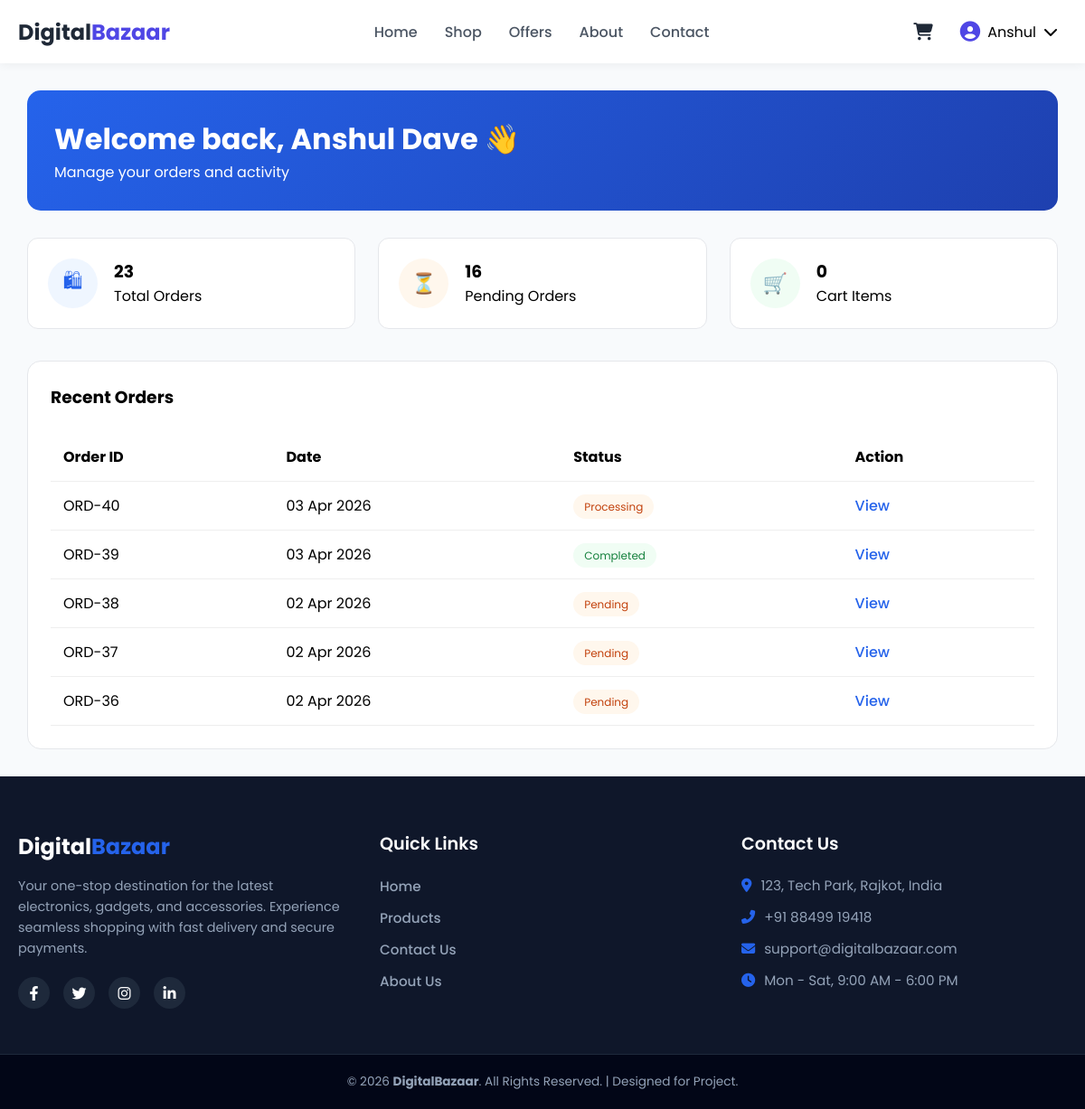
Screenshot of /user_dashboard.php (signed in) with the database file from the repository.
### tables this page shows
CREATE TABLE `orders` (
  `id` int(11) NOT NULL,
  `order_id` varchar(50) NOT NULL,
  `user_id` int(11) DEFAULT NULL,
  `address` text DEFAULT NULL,
  `city` varchar(100) DEFAULT NULL,
  `pincode` varchar(20) DEFAULT NULL,
  `category` varchar(100) NOT NULL,
  `total_amount` int(11) NOT NULL,
  `payment_method` varchar(20) NOT NULL,
  `payment_status` varchar(20) DEFAULT 'Pending',
  `order_status` varchar(20) DEFAULT 'Pending',
  `created_at` timestamp NOT NULL DEFAULT current_timestamp()
);

### user_dashboard.php (the view, shortened to what this page needs)
<?php
include_once(__DIR__ . '/config/db.php');
$user_id   = $_SESSION['user_id'];
$user_name = $_SESSION['user_name'] ?? 'User';
$q1 = mysqli_query($conn, "SELECT id FROM orders WHERE user_id='$user_id'");
$total_orders = mysqli_num_rows($q1);
$q2 = mysqli_query($conn,"
    SELECT id FROM orders
    WHERE user_id='$user_id'
    AND order_status NOT IN ('Delivered','Completed','Cancelled')
");
$pending_orders = mysqli_num_rows($q2);
$cart_items = isset($_SESSION['cart']) ? count($_SESSION['cart']) : 0;
include_once(__DIR__ . '/includes/header.php');
?>
<div class="dashboard-wrapper">
<div class="main-content">
<div class="welcome-banner">
    <h1>Welcome back, <?php echo htmlspecialchars($user_name); ?> 👋</h1>
    <p>Manage your orders and activity</p>
</div>
<div class="stats-grid">
    <div class="stat-card">
        <div class="stat-icon blue">🛍</div>
        <div>
            <h3><?php echo $total_orders; ?></h3>
            <p>Total Orders</p>
        </div>
    </div>
    <div class="stat-card">
        <div class="stat-icon orange">⏳</div>
        <div>
            <h3><?php echo $pending_orders; ?></h3>
            <p>Pending Orders</p>
        </div>
    </div>
    <div class="stat-card">
        <div class="stat-icon green">🛒</div>
        <div>
            <h3><?php echo $cart_items; ?></h3>
            <p>Cart Items</p>
        </div>
    </div>
</div>
<div class="table-box">
<h3>Recent Orders</h3><br>
<table>
<tr>
    <th>Order ID</th>
    <th>Date</th>
    <th>Status</th>
    <th>Action</th>
</tr>
<?php
$recent = mysqli_query($conn,"
    SELECT id, order_status, created_at
    FROM orders
    WHERE user_id='$user_id'
    ORDER BY id DESC
    LIMIT 5
");
if (mysqli_num_rows($recent) > 0) {
    while ($o = mysqli_fetch_assoc($recent)) {
        $status = strtolower($o['order_status']);
        $cls = 'pending';
        if ($status == 'completed' || $status == 'delivered') $cls = 'delivered';
?>
<tr>
    <td>ORD-<?php echo $o['id']; ?></td>
    <td><?php echo date('d M Y', strtotime($o['created_at'])); ?></td>
    <td><span class="badge <?php echo $cls; ?>">
        <?php echo ucfirst($status); ?>
    </span></td>
    <td>
        <a href="my_orders.php?order_id=<?php echo $o['id']; ?>">
            View
        </a>
    </td>
</tr>
<?php } } else { ?>
<tr>
    <td colspan="4">No orders found</td>
</tr>
<?php } ?>
</table>
</div>
</div>
</div>
<?php include_once(__DIR__ . '/includes/footer.php'); ?>

### includes/header.php (shortened to what this page needs)
<!DOCTYPE html>
<html lang="en">
<head>
<link rel="stylesheet" href="https://cdnjs.cloudflare.com/ajax/libs/font-awesome/6.4.0/css/all.min.css">
</head>
<body>
<header>
<div class="header-container">
<div class="logo">
    <a href="index.php">Digital<span>Bazaar</span></a>
</div>
<nav class="nav-menu">
    <a href="index.php" class="nav-link">Home</a>
    <a href="products.php" class="nav-link">Shop</a>
    <a href="offers.php" class="nav-link">Offers</a>
    <a href="about.php" class="nav-link">About</a>
    <a href="contact.php" class="nav-link">Contact</a>
</nav>
<div class="nav-icons">
<a href="cart.php" class="cart-box">
    <i class="fas fa-shopping-cart"></i>
</a>
<?php if(isset($_SESSION['user_id'])): ?>
<div class="user-dropdown" id="userDropdown">
    <div class="user-btn" onclick="toggleDropdown()">
        <i class="fas fa-user-circle" style="font-size:1.4rem;color:#4f46e5"></i>
        <span><?= htmlspecialchars(explode(" ",$_SESSION['user_name'])[0]); ?></span>
        <i class="fas fa-chevron-down"></i>
    </div>
</div>
<?php else: ?>
<a href="login.php" class="btn-login-nav">Login</a>
<?php endif; ?>
</div>
</div>
</header>

### includes/footer.php (shortened to what this page needs)
    <footer class="footer-area">
        <div class="footer-container">
            <div class="footer-col">
                <a href="index.php" class="footer-logo">Digital<span>Bazaar</span></a>
                <p class="footer-desc">
                    Your one-stop destination for the latest electronics, gadgets, and accessories. Experience seamless shopping with fast delivery and secure payments.
                </p>
                <div class="social-icons">
                    <a href="#" class="social-btn"><i class="fab fa-facebook-f"></i></a>
                    <a href="#" class="social-btn"><i class="fab fa-twitter"></i></a>
                    <a href="#" class="social-btn"><i class="fab fa-instagram"></i></a>
                    <a href="#" class="social-btn"><i class="fab fa-linkedin-in"></i></a>
                </div>
            </div>
            <div class="footer-col">
                <h3>Quick Links</h3>
                <ul class="footer-links">
                    <li><a href="index.php">Home</a></li>
                    <li><a href="products.php">Products</a></li>
                    <li><a href="contact.php">Contact Us</a></li>
                    <li><a href="about.php">About Us</a></li>
                </ul>
            </div>
            <div class="footer-col">
                <h3>Contact Us</h3>
                <div class="contact-info">
                    <p><i class="fas fa-map-marker-alt"></i> 123, Tech Park, Rajkot, India</p>
                    <p><i class="fas fa-phone-alt"></i> +91 88499 19418</p>
                    <p><i class="fas fa-envelope"></i> support@digitalbazaar.com</p>
                    <p><i class="fas fa-clock"></i> Mon - Sat, 9:00 AM - 6:00 PM</p>
                </div>
            </div>
        </div>
        <div class="copyright-area">
            <p>&copy; <?php echo date("Y"); ?> <strong>DigitalBazaar</strong>. All Rights Reserved. | Designed for Project.</p>
        </div>
    </footer>
</body>
</html>

### includes/header.php (style rules this page uses)
* { margin:0;padding:0;box-sizing:border-box;font-family:'Poppins',sans-serif }
body { background:#f8fafc }
a { text-decoration:none }
header { background:#fff; position:sticky; top:0; z-index:9999; box-shadow:0 2px 10px rgba(0,0,0,0.05) }
.header-container { max-width:1200px; margin:auto; padding:0 20px; height:70px; display:flex; align-items:center; justify-content:space-between }
.logo a { font-size:1.5rem;font-weight:700;color:#1f2937 }
.logo span { color:#4f46e5 }
.nav-menu { display:flex;gap:30px }
.nav-link { color:#4b5563;font-weight:500 }
.nav-icons { display:flex;align-items:center;gap:20px }
.cart-box { position:relative;font-size:1.2rem;color:#1f2937 }
.user-dropdown { position:relative }
.user-btn { display:flex; align-items:center; gap:8px; cursor:pointer; padding:5px 10px; border-radius:6px }

### user_dashboard.php (style rules this page uses)
.dashboard-wrapper { display:flex;min-height:80vh;background:#f8fafc }
.main-content { flex:1;padding:30px }
.welcome-banner { background:linear-gradient(135deg,#2563eb,#1e40af); color:#fff;padding:30px;border-radius:15px;margin-bottom:30px }
.stats-grid { display:grid; grid-template-columns:repeat(auto-fit,minmax(220px,1fr)); gap:25px;margin-bottom:35px }
.stat-card { background:#fff;padding:22px;border-radius:12px; display:flex;gap:18px;border:1px solid #e5e7eb }
.stat-icon { width:55px;height:55px;border-radius:50%; display:flex;align-items:center;justify-content:center; font-size:22px }
.blue { background:#eff6ff;color:#2563eb }
.orange { background:#fff7ed;color:#ea580c }
.green { background:#f0fdf4;color:#16a34a }
.table-box { background:#fff;padding:25px;border-radius:15px; border:1px solid #e5e7eb }
table { width:100%;border-collapse:collapse }
th,td { padding:14px;border-bottom:1px solid #eee;text-align:left }
.badge { padding:5px 12px;border-radius:20px;font-size:12px }
.pending { background:#fff7ed;color:#c2410c }
.delivered { background:#f0fdf4;color:#15803d }
a { color:#2563eb;text-decoration:none;font-weight:500 }

### includes/footer.php (style rules this page uses)
.footer-area { background-color: #0f172a; color: #94a3b8; padding-top: 60px; font-family: 'Poppins', sans-serif; margin-top: auto; }
.footer-container { max-width: 1200px; margin: 0 auto; padding: 0 20px; display: grid; grid-template-columns: repeat(auto-fit, minmax(250px, 1fr)); gap: 40px; }
.footer-col h3 { color: #ffffff; font-size: 1.2rem; margin-bottom: 20px; font-weight: 600; }
.footer-logo { font-size: 1.5rem; font-weight: 700; color: #ffffff; text-decoration: none; display: inline-block; margin-bottom: 15px; }
.footer-logo span { color: #2563eb; }
.footer-desc { font-size: 0.9rem; line-height: 1.6; margin-bottom: 20px; }
.footer-links { list-style: none; padding: 0; }
.footer-links li { margin-bottom: 10px; }
.footer-links a { color: #94a3b8; text-decoration: none; font-size: 0.95rem; transition: 0.3s; }
.contact-info p { display: flex; align-items: center; gap: 10px; margin-bottom: 12px; font-size: 0.95rem; }
.contact-info i { color: #2563eb; }
.social-icons { display: flex; gap: 15px; margin-top: 20px; }
.social-btn { width: 35px; height: 35px; background: #1e293b; color: white; display: flex; align-items: center; justify-content: center; border-radius: 50%; text-decoration: none; transition: 0.3s; }
.copyright-area { background: #020617; padding: 20px 0; margin-top: 50px; text-align: center; font-size: 0.85rem; border-top: 1px solid #1e293b; }

### rows the page displays
orders: id "40", created_at "03 Apr 2026", order_status "Processing"
orders: id "39", created_at "03 Apr 2026", order_status "Completed"
orders: id "38", created_at "02 Apr 2026", order_status "Pending"
orders: id "37", created_at "02 Apr 2026", order_status "Pending"
orders: id "36", created_at "02 Apr 2026", order_status "Pending"

### other values shown
explode(" ",$_SESSION['user_name'])[0] "Anshul"
$user_name "Anshul Dave"
$total_orders "23"
$pending_orders "16"
$cart_items "0"
